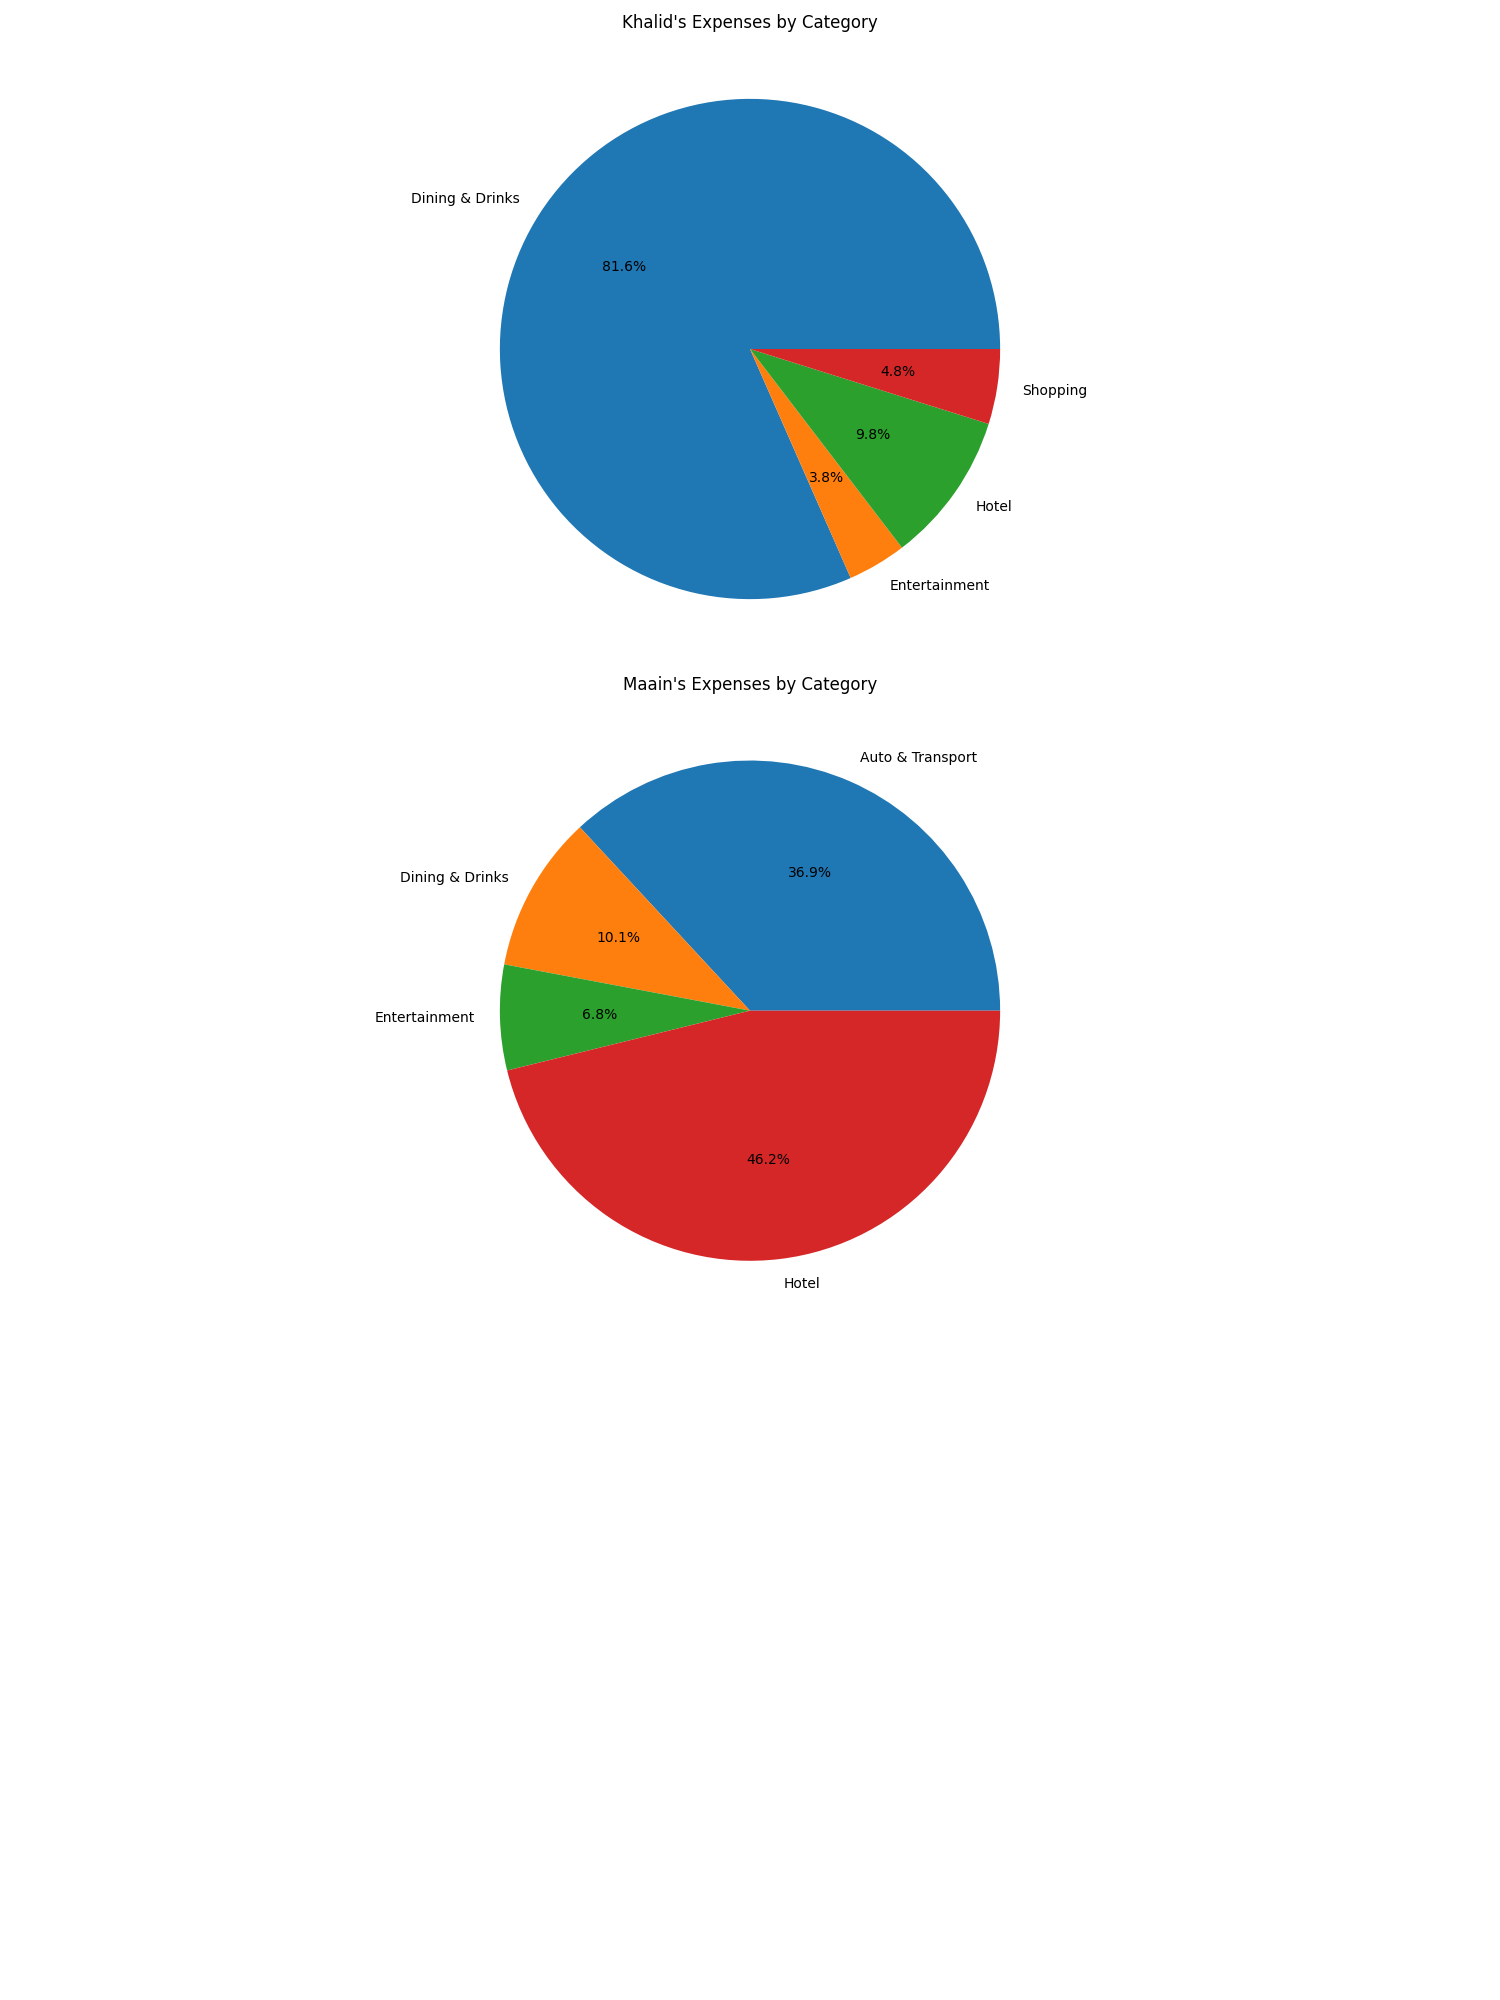

Here is the Python script that generated this plot:
import pandas as pd
import matplotlib.pyplot as plt
import seaborn as sns
from datetime import datetime

# Read the CSV file
df = pd.read_csv('expenses.csv', skiprows=1)  # Skip the title row

# Convert Date to datetime
df['Date'] = pd.to_datetime(df['Date'])

# Clean Amount column (remove any currency symbols if present)
df['Amount'] = df['Amount'].astype(float)

# Khalid's Expenses
dk = pd.read_csv("khalid.csv")
dm = pd.read_csv("maain.csv")

khalid_total_pay = dk['Amount'].sum()
maain_total_pay = dm['Amount'].sum()

print(f"Total Expenses: ${df['Amount'].sum():.2f}")
print("Total: " + str(khalid_total_pay + maain_total_pay))

print("Khalid's Expenses: " + str(khalid_total_pay) + " Maain's Expenses: " + str(maain_total_pay))

print("Difference: " + str(abs(maain_total_pay - khalid_total_pay)))

print("Split: " + "Maain should pay: " + str(khalid_total_pay/2) + " Khalid should pay: " + str(maain_total_pay/2))

# Person who owes who
if maain_total_pay > khalid_total_pay:
    print("Khalid owes Maain " + str(maain_total_pay/2 - khalid_total_pay/2))
else:
    print("Maain owes Khalid " + str(khalid_total_pay/2 - maain_total_pay/2))

def create_expense_visualizations():
    # Create a figure with subplots
    plt.figure(figsize=(15, 20))
    
    # 1. Khalid's Category-wise Expenses (Pie Chart)
    plt.subplot(3, 1, 1)
    category_totals = dk.groupby('Category')['Amount'].sum()
    plt.pie(category_totals, labels=category_totals.index, autopct='%1.1f%%')
    plt.title('Khalid\'s Expenses by Category')
    
    # 2. Maain's Category-wise Expenses (Pie Chart)
    plt.subplot(3, 1, 2)
    category_totals = dm.groupby('Category')['Amount'].sum()
    plt.pie(category_totals, labels=category_totals.index, autopct='%1.1f%%')
    plt.title('Maain\'s Expenses by Category')
    
    # Adjust layout to prevent overlap
    plt.tight_layout()
    
    # Save the visualization
    plt.savefig('splitwise.png')
    
if __name__ == "__main__":
    create_expense_visualizations() 